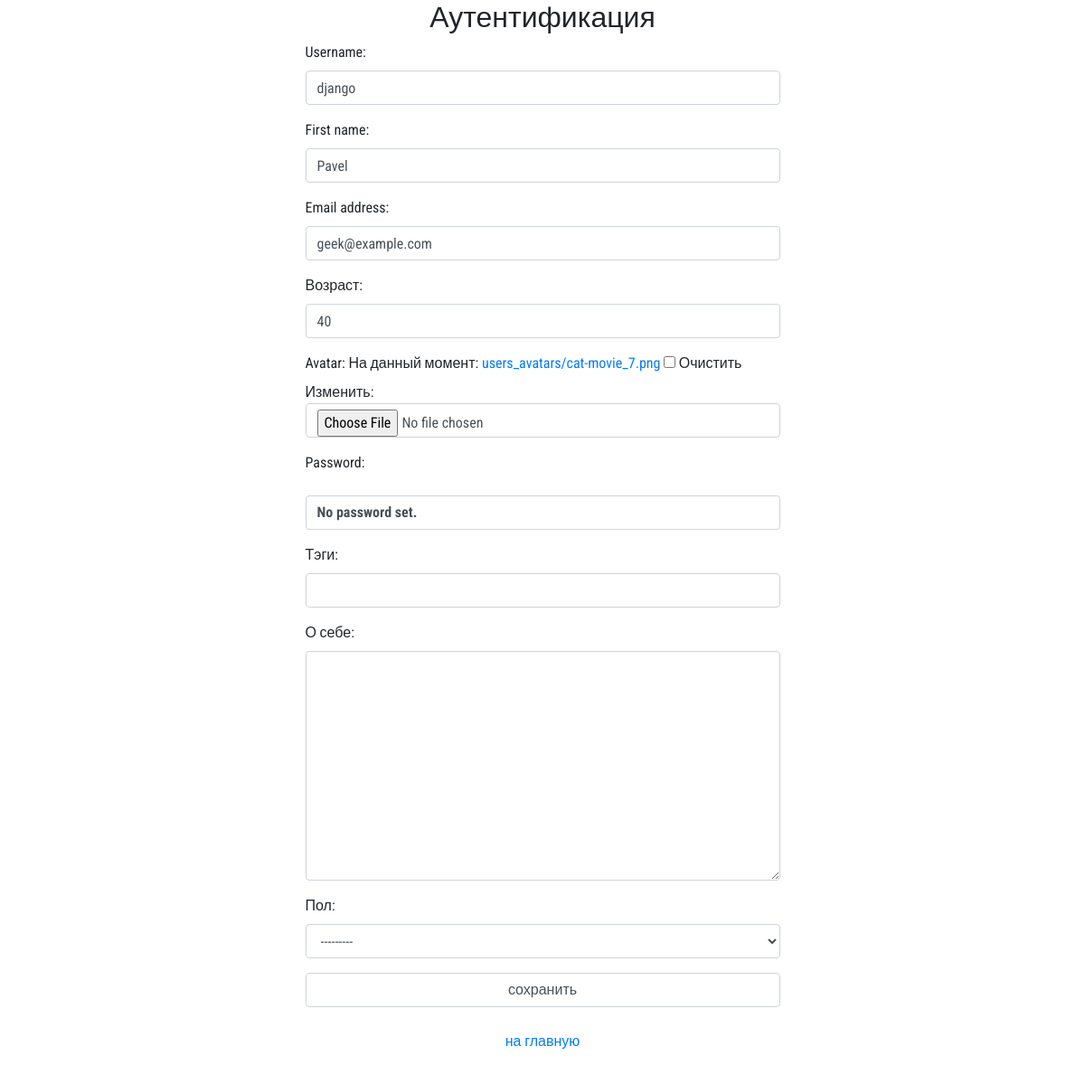
Screenshot of /auth/edit/ (signed in) with the database file from the repository.
### authapp/models.py (models this page shows, shortened)
class ShopUser(AbstractUser):
	avatar = models.ImageField(upload_to="users_avatars", blank=True)
	age = models.PositiveIntegerField(verbose_name = "возраст", default=18)
	activation_key = models.CharField(max_length=128, blank=True)
	activation_key_expires = models.DateTimeField(default=(datetime.now() + timedelta(hours=48)))

### authapp/views.py (the view)
# urls.py: path('edit/', authapp.edit, name='edit'),
def edit(request):
    title = 'редактирование'
    if request.method == 'POST':
        edit_form = ShopUserEditForm(request.POST, request.FILES, instance=request.user)
        profile_form = ShopUserProfileEditForm(request.POST, instance=request.user.shopuserprofile)
        if edit_form.is_valid() and profile_form.is_valid():
            edit_form.save()
            return HttpResponseRedirect(reverse('main'))
    else:
        edit_form = ShopUserEditForm(instance=request.user)
        profile_form = ShopUserProfileEditForm(instance=request.user.shopuserprofile)
    content = {'title': title, 'edit_form': edit_form, 'profile_form': profile_form}
    return render(request, 'authapp/edit.html', content)

### authapp/forms.py (shortened to what this page needs)
class ShopUserEditForm(UserChangeForm):
    class Meta:
        model = ShopUser
        fields = ('username', 'first_name', 'email', 'age', 'avatar')
    def __init__(self, *args, **kwargs):
        super(ShopUserEditForm, self).__init__(*args, **kwargs)
        for field_name, field in self.fields.items():
            field.widget.attrs['class'] = 'form-control'
            field.help_text = ''

class ShopUserProfileEditForm(forms.ModelForm):
    class Meta:
        model = ShopUserProfile
        fields = ('tagline', 'aboutMe', 'gender')
    def __init__(self, *args, **kwargs):
        super(ShopUserProfileEditForm, self).__init__(*args, **kwargs)
        for field_name, field in self.fields.items():
            field.widget.attrs['class'] = 'form-control'

### mainapp/context_processors.py (called while the page is built)
def basket(request):
    basket = []
    if request.user.is_authenticated:
        basket = Basket.objects.filter(user=request.user)
    return {'basket': basket}

### authapp/templates/authapp/edit.html (shortened to what this page needs)
{% extends 'authapp/base.html' %}
{% load static %}
{% block content %}
<div class="container">
    <div class="row justify-content-center">
        <div class="col-12 col-md-6">
            <form class="form-horizontal" action="{% url 'auth:edit' %}" method="post" enctype="multipart/form-data">
                {{ edit_form.as_p }}
                {{ profile_form.as_p }}
                <input class="form-control" type="submit" value="сохранить">
            </form>
            <button class="btn btn-round form-control last mb-5">
                <a href="{% url 'main' %}" class="">на главную</a>
            </button>
        </div>
    </div>
</div>
{% endblock %}

### static/style/style.css (style rules this page uses)
* { margin: 0; padding: 0; }
body { font-family: 'Roboto Condensed', sans-serif; }
.last { margin-top: 19px; margin-bottom: 0; text-align: center; padding: 3px; }

### rows the page displays
ShopUser: username "django", first_name "Pavel", email "geek@example.com", age "40"
